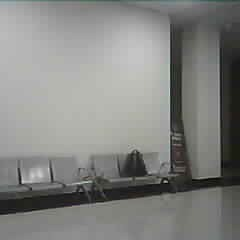
#> input picture Human_Detection_Dataset/NonHuman/1_1764849675550.jpg, 240 x 240 px
$ python download_more_data.py
#> lines starting #> are read from the running program, lines starting #| are printed output that depends on the picture
"""
Download additional training images for human detection.

Downloads person/non-person images from open datasets to supplement
the existing training dataset. More data = much better model accuracy.

Usage:
    python download_more_data.py

This will download images into the existing dataset folders:
    - Human_Detection_Dataset/Humans/
    - Human_Detection_Dataset/NonHuman/
"""

import os
import urllib.request
import zipfile
import shutil
import random
from pathlib import Path

DATASET_PATH = Path('../../Human_Detection_Dataset/Human_Detection_Dataset')

def download_with_progress(url, dest):
    """Download a file with progress indicator"""
    print(f"  Downloading: {url}")
    try:
        urllib.request.urlretrieve(url, dest)
        print(f"  ✅ Saved to: {dest}")
        return True
    except Exception as e:
        print(f"  ❌ Download failed: {e}")
        return False

def generate_hard_negatives(humans_dir, nonhuman_dir, count=200):
    """Generate additional non-human images by cropping/modifying existing images.

    This creates 'hard negatives' - images that look somewhat like humans
    but aren't, helping the model learn better boundaries.
    """
#> called with count = 300
    try:
        from PIL import Image, ImageFilter, ImageOps
        import numpy as np
    except ImportError:
        print("  ⚠️ PIL not installed. Run: pip install Pillow")
        return

    existing_nonhuman = list(nonhuman_dir.glob('*.jpg')) + list(nonhuman_dir.glob('*.png')) + list(nonhuman_dir.glob('*.jpeg'))
    existing_human = list(humans_dir.glob('*.jpg')) + list(humans_dir.glob('*.png')) + list(humans_dir.glob('*.jpeg'))

    generated = 0

    # Strategy 1: Create heavily augmented versions of non-human images
    print(f"\n  📷 Generating augmented non-human images...")
    for img_path in random.sample(existing_nonhuman, min(count // 2, len(existing_nonhuman))):
        try:
            img = Image.open(img_path).convert('RGB')
#> img is the input picture: PIL image 240x240 RGB; mean R, G, B 130.4, 131.1, 128.3

            # Random crop (off-center)
            w, h = img.size
#> w = 240; h = 240
            crop_size = min(w, h) * random.uniform(0.5, 0.8)
#> crop_size = 174.6
            crop_size = int(crop_size)
#> crop_size = 174
            x = random.randint(0, max(0, w - crop_size))
#> x = 53
            y = random.randint(0, max(0, h - crop_size))
#> y = 5
            img_crop = img.crop((x, y, x + crop_size, y + crop_size))
            img_crop = img_crop.resize((96, 96))
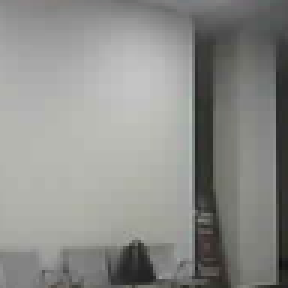
#> img_crop: PIL image 96x96 RGB (shown 3 times larger); mean R, G, B 140.3, 140.9, 137.6

            # Apply random transform
            transforms = [
                lambda i: i.filter(ImageFilter.GaussianBlur(radius=2)),
                lambda i: ImageOps.posterize(i, random.randint(3, 6)),
                lambda i: i.rotate(random.uniform(-30, 30)),
                lambda i: ImageOps.autocontrast(i),
                lambda i: ImageOps.solarize(i, threshold=random.randint(100, 200)),
            ]
            transform = random.choice(transforms)
            img_out = transform(img_crop)
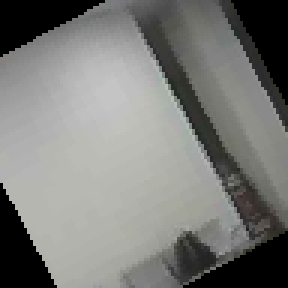
#> img_out: PIL image 96x96 RGB (shown 3 times larger); mean R, G, B 122.7, 123.2, 120.2

            out_name = f"aug_nonhuman_{generated:04d}.jpg"
            img_out.save(nonhuman_dir / out_name, quality=85)
            generated += 1

        except Exception:
            continue

    # Strategy 2: Create partial/blurred versions of human images (hard negatives)
    # These simulate situations where the camera sees something human-like but isn't clear
    print(f"  📷 Generating hard negatives from human images...")
    for img_path in random.sample(existing_human, min(count // 4, len(existing_human))):
        try:
            img = Image.open(img_path).convert('RGB')
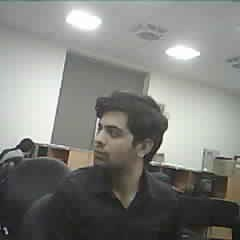
#> input picture Human_Detection_Dataset/Humans/human_pictures_1764582666471.jpg, 240 x 240 px
#> img is the input picture: PIL image 240x240 RGB; mean R, G, B 127.5, 128, 124
            w, h = img.size

            # Take only a small corner (non-human part of a human photo)
            crop_w = w // 3
#> crop_w = 80
            crop_h = h // 3
#> crop_h = 80
            corners = [(0, 0), (w - crop_w, 0), (0, h - crop_h), (w - crop_w, h - crop_h)]
#> corners = [(0, 0), (160, 0), (0, 160), (160, 160)]
            cx, cy = random.choice(corners)
            img_crop = img.crop((cx, cy, cx + crop_w, cy + crop_h))
#> img_crop: PIL image 80x80 RGB
            img_crop = img_crop.resize((96, 96))
#> img_crop: PIL image 96x96 RGB

            # Heavy blur to destroy human features
            img_out = img_crop.filter(ImageFilter.GaussianBlur(radius=4))
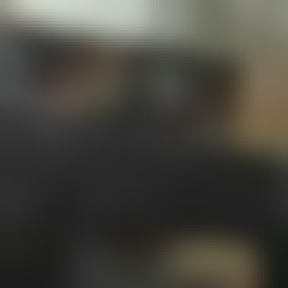
#> img_out: PIL image 96x96 RGB (shown 3 times larger); mean R, G, B 70.6, 69.1, 62.3

            out_name = f"hard_neg_{generated:04d}.jpg"
            img_out.save(nonhuman_dir / out_name, quality=85)
            generated += 1

        except Exception:
            continue

    # Strategy 3: Generate augmented human images too
    print(f"  📷 Generating augmented human images...")
    human_generated = 0
    for img_path in random.sample(existing_human, min(count // 2, len(existing_human))):
        try:
            img = Image.open(img_path).convert('RGB')
            w, h = img.size

            # Random crop centered (keep the human in frame)
            crop_factor = random.uniform(0.7, 0.95)
            new_w = int(w * crop_factor)
            new_h = int(h * crop_factor)
            x = random.randint(0, w - new_w)
            y = random.randint(0, h - new_h)
            img_crop = img.crop((x, y, x + new_w, y + new_h))
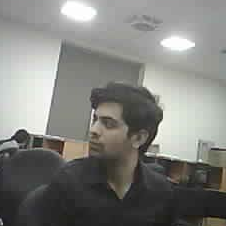
#> img_crop: PIL image 226x226 RGB; mean R, G, B 128.3, 128.5, 124.5
            img_crop = img_crop.resize((96, 96))
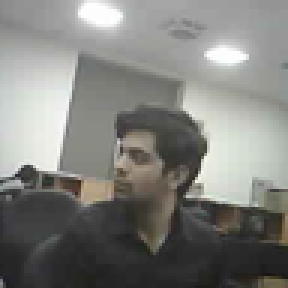
#> img_crop: PIL image 96x96 RGB (shown 3 times larger); mean R, G, B 128.4, 128.5, 124.5

            # Light transforms (keep human recognizable)
            transforms = [
                lambda i: i.filter(ImageFilter.SHARPEN),
                lambda i: ImageOps.autocontrast(i),
                lambda i: i.rotate(random.uniform(-15, 15)),
                lambda i: ImageOps.mirror(i),
            ]
            transform = random.choice(transforms)
            img_out = transform(img_crop)
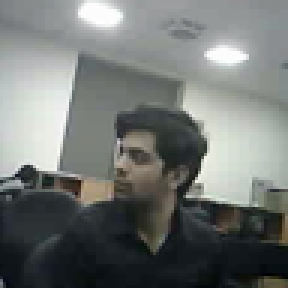
#> img_out: PIL image 96x96 RGB (shown 3 times larger); mean R, G, B 114.1, 117.8, 115.2

            out_name = f"aug_human_{human_generated:04d}.jpg"
            img_out.save(humans_dir / out_name, quality=85)
            human_generated += 1

        except Exception:
            continue

    print(f"\n  ✅ Generated {generated} additional non-human images")
    print(f"  ✅ Generated {human_generated} additional human images")

def main():
    humans_dir = DATASET_PATH / 'Humans'
    nonhuman_dir = DATASET_PATH / 'NonHuman'

    if not DATASET_PATH.exists():
        print(f"❌ Dataset not found at: {DATASET_PATH}")
        return

    # Count existing images
    human_count = len(list(humans_dir.glob('*.*')))
    nonhuman_count = len(list(nonhuman_dir.glob('*.*')))
    print(f"📊 Current dataset:")
    print(f"   Humans:    {human_count} images")
    print(f"   NonHuman:  {nonhuman_count} images")
    print(f"   Total:     {human_count + nonhuman_count} images")

    if human_count + nonhuman_count >= 1000:
        print(f"\n✅ Dataset looks good! ({human_count + nonhuman_count} images)")
        print("   You can always add more for better accuracy.")
        return

    print(f"\n⚠️  Dataset is too small for reliable detection!")
    print(f"   Recommended: 500+ images per class")
    print(f"   Current: {human_count} + {nonhuman_count} = {human_count + nonhuman_count}")

    # Generate augmented data from existing images
    print(f"\n🔄 Generating augmented training data from existing images...")
    generate_hard_negatives(humans_dir, nonhuman_dir, count=300)

    # Recount
    human_count = len(list(humans_dir.glob('*.*')))
    nonhuman_count = len(list(nonhuman_dir.glob('*.*')))
    print(f"\n📊 Updated dataset:")
    print(f"   Humans:    {human_count} images")
    print(f"   NonHuman:  {nonhuman_count} images")
    print(f"   Total:     {human_count + nonhuman_count} images")

    print(f"\n💡 For even better accuracy, manually add more images:")
    print(f"   1. Download INRIA Person Dataset: http://pascal.inrialpes.fr/data/human/")
    print(f"   2. Search Google Images for 'person standing', 'empty room', 'outdoor scene'")
    print(f"   3. Capture images directly from your ESP32-CAM (best for domain matching!)")
    print(f"   4. Put person images in: {humans_dir}")
    print(f"   5. Put non-person images in: {nonhuman_dir}")

if __name__ == "__main__":
    main()
